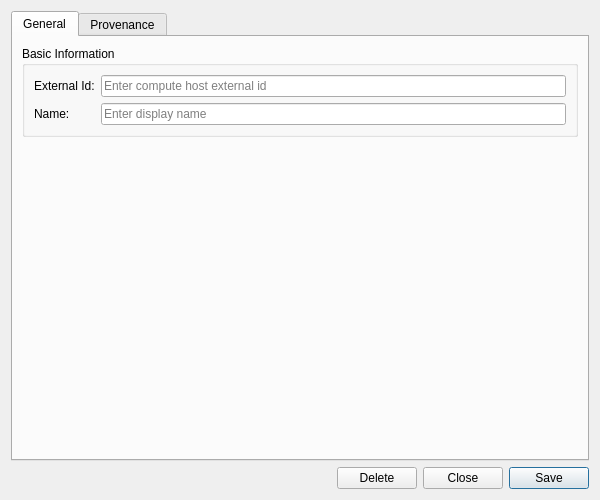
<?xml version="1.0" encoding="UTF-8"?>
<ui version="4.0">
 <class>HostDetailDialog</class>
 <widget class="QWidget" name="HostDetailDialog">
  <property name="geometry">
   <rect>
    <x>0</x>
    <y>0</y>
    <width>600</width>
    <height>500</height>
   </rect>
  </property>
  <property name="sizePolicy">
   <sizepolicy hsizetype="Preferred" vsizetype="Preferred">
    <horstretch>0</horstretch>
    <verstretch>0</verstretch>
   </sizepolicy>
  </property>
  <property name="minimumSize">
   <size>
    <width>600</width>
    <height>500</height>
   </size>
  </property>
  <property name="windowTitle">
   <string>Host Details</string>
  </property>
  <layout class="QVBoxLayout" name="verticalLayout">
   <item>
    <widget class="QTabWidget" name="tabWidget">
     <property name="currentIndex"><number>0</number></property>
     <widget class="QWidget" name="generalTab">
      <attribute name="title"><string>General</string></attribute>
      <layout class="QVBoxLayout" name="generalLayout">
       <item>
        <widget class="QGroupBox" name="basicInfoGroup">
         <property name="title">
          <string>Basic Information</string>
         </property>
         <layout class="QFormLayout" name="formLayout">
          <item row="0" column="0">
           <widget class="QLabel" name="labelExternalId">
            <property name="text">
             <string>External Id:</string>
            </property>
           </widget>
          </item>
          <item row="0" column="1">
           <widget class="QLineEdit" name="codeEdit">
            <property name="placeholderText">
             <string>Enter compute host external id</string>
            </property>
            <property name="readOnly">
             <bool>true</bool>
            </property>
           </widget>
          </item>
          <item row="1" column="0">
           <widget class="QLabel" name="labelName">
            <property name="text">
             <string>Name:</string>
            </property>
           </widget>
          </item>
          <item row="1" column="1">
           <widget class="QLineEdit" name="nameEdit">
            <property name="placeholderText">
             <string>Enter display name</string>
            </property>
           </widget>
          </item>
         </layout>
        </widget>
       </item>
       <item>
        <spacer name="verticalSpacer">
         <property name="orientation">
          <enum>Qt::Vertical</enum>
         </property>
         <property name="sizeHint" stdset="0">
          <size>
           <width>20</width>
           <height>40</height>
          </size>
         </property>
        </spacer>
       </item>
      </layout>
     </widget>
     <widget class="QWidget" name="provenanceTab">
      <attribute name="title"><string>Provenance</string></attribute>
      <layout class="QVBoxLayout" name="provenanceTabLayout">
       <item>
        <widget class="ores::qt::ProvenanceWidget" name="provenanceWidget" native="true"/>
       </item>
      </layout>
     </widget>
    </widget>
   </item>
   <item>
    <layout class="QHBoxLayout" name="buttonLayout">
     <item>
      <spacer name="horizontalSpacer">
       <property name="orientation">
        <enum>Qt::Horizontal</enum>
       </property>
       <property name="sizeHint" stdset="0">
        <size>
         <width>40</width>
         <height>20</height>
        </size>
       </property>
      </spacer>
     </item>
     <item>
      <widget class="QPushButton" name="deleteButton">
       <property name="text">
        <string>Delete</string>
       </property>
      </widget>
     </item>
     <item>
      <widget class="QPushButton" name="closeButton">
       <property name="text">
        <string>Close</string>
       </property>
      </widget>
     </item>
     <item>
      <widget class="QPushButton" name="saveButton">
       <property name="text">
        <string>Save</string>
       </property>
       <property name="default">
        <bool>true</bool>
       </property>
      </widget>
     </item>
    </layout>
   </item>
  </layout>
 </widget>
 <customwidgets>
  <customwidget>
   <class>ores::qt::ProvenanceWidget</class>
   <extends>QWidget</extends>
   <header>ores.qt/ProvenanceWidget.hpp</header>
  </customwidget>
 </customwidgets>
 <resources/>
 <connections/>
</ui>
